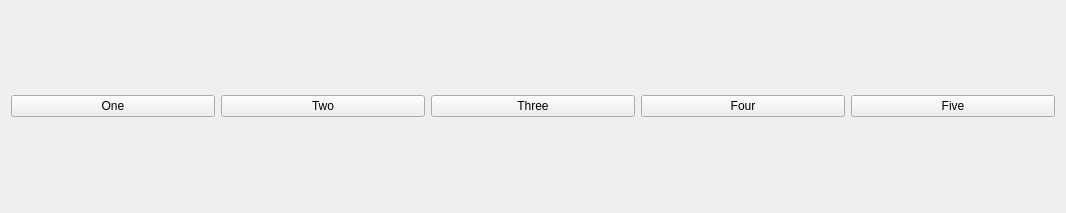
<?xml version="1.0" encoding="UTF-8"?>
<ui version="4.0">
 <class>Widget</class>
 <widget class="QWidget" name="Widget">
  <property name="geometry">
   <rect>
    <x>0</x>
    <y>0</y>
    <width>1066</width>
    <height>213</height>
   </rect>
  </property>
  <property name="windowTitle">
   <string>Widget</string>
  </property>
  <layout class="QHBoxLayout" name="horizontalLayout_2">
   <item>
    <layout class="QHBoxLayout" name="horizontalLayout">
     <item>
      <widget class="QPushButton" name="oneButton">
       <property name="text">
        <string>One</string>
       </property>
      </widget>
     </item>
     <item>
      <widget class="QPushButton" name="twoButton">
       <property name="text">
        <string>Two</string>
       </property>
      </widget>
     </item>
     <item>
      <widget class="QPushButton" name="threeButton">
       <property name="text">
        <string>Three</string>
       </property>
      </widget>
     </item>
     <item>
      <widget class="QPushButton" name="fourButton">
       <property name="text">
        <string>Four</string>
       </property>
      </widget>
     </item>
     <item>
      <widget class="QPushButton" name="fiveButton">
       <property name="text">
        <string>Five</string>
       </property>
      </widget>
     </item>
    </layout>
   </item>
  </layout>
 </widget>
 <layoutdefault spacing="6" margin="11"/>
 <resources/>
 <connections/>
</ui>
